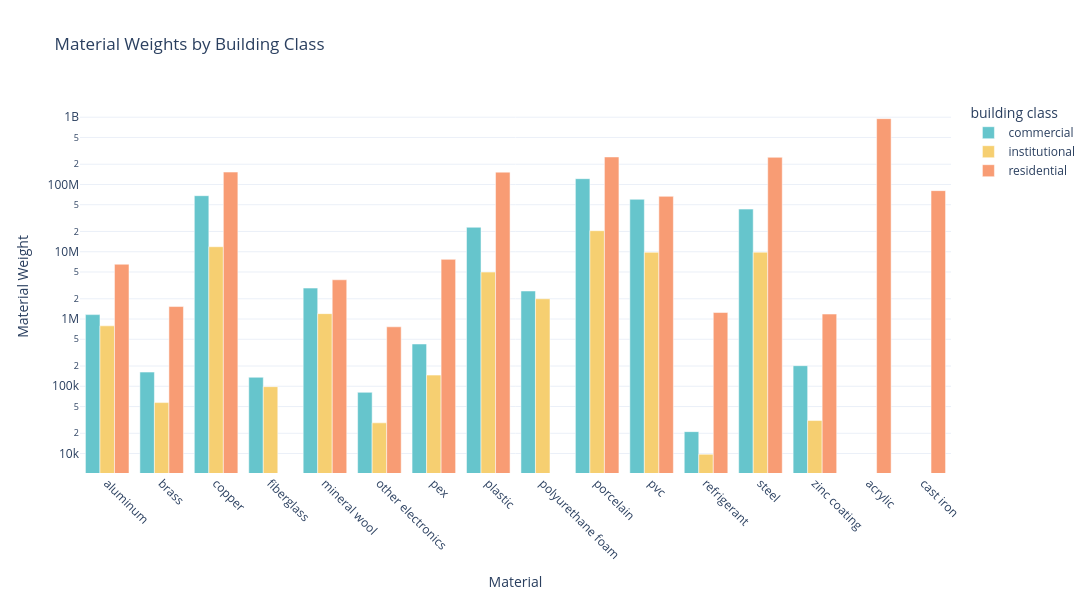

The notebook cell saved with this chart:
### Code cell
import plotly.express as px

# Create the plotly figure
fig = px.bar(
    df_final_agg,
    x='material',
    y='material_weight',
    color='building class',
    barmode='group',
    title='Material Weights by Building Class',
    color_discrete_sequence=px.colors.qualitative.Pastel,  # Pastel color sequence
)

# Update layout for appearance
fig.update_layout(
    template='plotly_white',
    xaxis_title="Material",
    yaxis_title="Material Weight",
    xaxis=dict(tickangle=45),
    width=1200,
    height=600
)

# Change y-axis to log scale
fig.update_yaxes(type='log')

# Display the figure
fig.show()

# Export as SVG
fig.write_image("material_weights_log_scale.svg")

### Figure 1 — Plotly figure (JSON) as saved in the notebook; plotly's stock layout.template omitted (floating-point values rounded to 4 significant figures)
{"data": [{"alignmentgroup": "True", "hovertemplate": "building class=commercial<br>material=%{x}<br>material_weight=%{y}<extra></extra>", "legendgroup": "commercial", "marker": {"color": "rgb(102, 197, 204)", "pattern": {"shape": ""}}, "name": "commercial", "offsetgroup": "commercial", "orientation": "v", "showlegend": true, "textposition": "auto", "type": "bar", "x": ["aluminum", "brass", "copper", "fiberglass", "mineral wool", "other electronics", "pex", "plastic", "polyurethane foam", "porcelain", "pvc", "refrigerant", "steel", "zinc coating"], "xaxis": "x", "y": [1162000.0, 162600.0, 68110000.0, 136000.0, 2882000.0, 81280.0, 425200.0, 23100000.0, 2607000.0, 121900000.0, 60180000.0, 21170.0, 43000000.0, 202400.0], "yaxis": "y"}, {"alignmentgroup": "True", "hovertemplate": "building class=institutional<br>material=%{x}<br>material_weight=%{y}<extra></extra>", "legendgroup": "institutional", "marker": {"color": "rgb(246, 207, 113)", "pattern": {"shape": ""}}, "name": "institutional", "offsetgroup": "institutional", "orientation": "v", "showlegend": true, "textposition": "auto", "type": "bar", "x": ["aluminum", "brass", "copper", "fiberglass", "mineral wool", "other electronics", "pex", "plastic", "polyurethane foam", "porcelain", "pvc", "refrigerant", "steel", "zinc coating"], "xaxis": "x", "y": [791700.0, 57210.0, 11870000.0, 98670.0, 1201000.0, 28610.0, 146600.0, 4983000.0, 1998000.0, 20550000.0, 9791000.0, 9727.0, 9840000.0, 30930.0], "yaxis": "y"}, {"alignmentgroup": "True", "hovertemplate": "building class=residential<br>material=%{x}<br>material_weight=%{y}<extra></extra>", "legendgroup": "residential", "marker": {"color": "rgb(248, 156, 116)", "pattern": {"shape": ""}}, "name": "residential", "offsetgroup": "residential", "orientation": "v", "showlegend": true, "textposition": "auto", "type": "bar", "x": ["acrylic", "aluminum", "brass", "cast iron", "copper", "mineral wool", "other electronics", "pex", "plastic", "porcelain", "pvc", "refrigerant", "steel", "zinc coating"], "xaxis": "x", "y": [951500000.0, 6523000.0, 1532000.0, 80950000.0, 152800000.0, 3829000.0, 765800.0, 7702000.0, 152600000.0, 256461006, 66580000.0, 1248000.0, 253300000.0, 1185000.0], "yaxis": "y"}], "layout": {"barmode": "group", "height": 600, "legend": {"title": {"text": "building class"}, "tracegroupgap": 0}, "title": {"text": "Material Weights by Building Class"}, "width": 1200, "xaxis": {"anchor": "y", "domain": [0, 1], "tickangle": 45, "title": {"text": "Material"}}, "yaxis": {"anchor": "x", "domain": [0, 1], "title": {"text": "Material Weight"}, "type": "log"}}}
